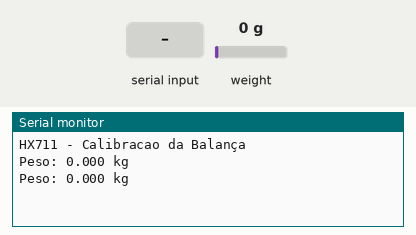
The sketch below on a simulated Arduino Uno, built with avr-gcc and run on an emulated ATmega328P. Shown: the last lines printed to the serial monitor. The inputs (shaded band) are chosen by the test bench; at power-on: weight on the scale 0 g.

Above: at 2.2 s.
2.3 s: "t" received over Serial
5.3 s: weight on the scale set to 100 g
At 6.1 s:
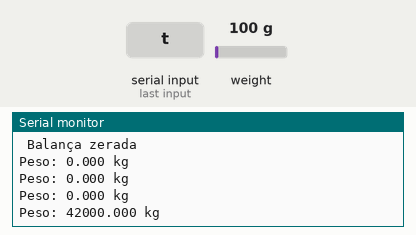
6.8 s: weight on the scale set to 1250 g
At 7.3 s:
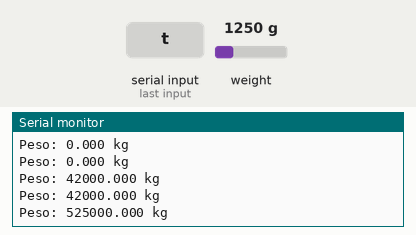
Timing chart, 0 to 9.8 s (numbered marks = the images above; inputs shaded):
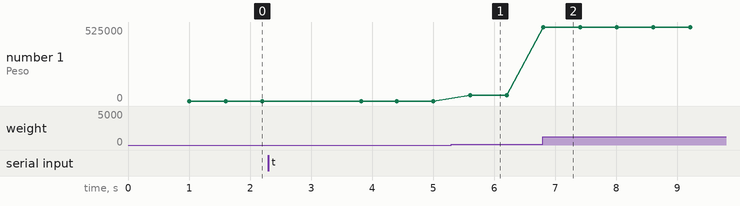

The sketch:

calibragem.ino
```cpp
#include "HX711.h"

// HX711 circuit wiring
const int LOADCELL_DOUT_PIN = 2;
const int LOADCELL_SCK_PIN = 3;

HX711 balanca;
float calibration_factor = 39130;

void setup() {
  Serial.begin(9600);
  balanca.begin(LOADCELL_DOUT_PIN, LOADCELL_SCK_PIN);
  Serial.println();
  Serial.println("HX711 - Calibracao da Balança");
  balanca.set_scale();
  balanca.tare();
}

void zeraBalanca()
{
  Serial.println(); // salta uma linha
  balanca.tare(); // zera a Balança
  Serial.println("Balança Zerada ");
}

void loop() {

  Serial.print("Peso: ");   // imprime no monitor serial
  Serial.print(balanca.get_units(), 3);   // imprime peso na balança com 3 casas decimais
  Serial.println(" kg");   // imprime no monitor serial
  delay(500) ;   // atraso de 0,5 segundos
  if (Serial.available())   // se a serial estiver disponivel
  {
   char temp = Serial.read();   // le carcter da serial
   if (temp == 't' || temp == 'T')   // se pressionar t ou T
   {
   balanca.tare();   // zera a balança
   Serial.println(" Balança zerada");   // imprime no monitor serial
   }
  }
}
```

Measured:
- after the input at 5.3 s, the serial monitor: prints a new line after 0.31 s (image 1)
- after the input at 6.8 s, the serial monitor: prints a new line at once (image 2)
- plotted number 1: 0 → 42000 after the input at 5.3 s, 42000 → 525000 after the input at 6.8 s
